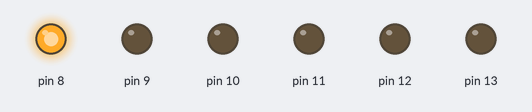
Bench run of a sketch on a simulated Arduino Mega 2560, built with avr-gcc and run on an emulated ATmega2560. On the bench: output pins drawn as LEDs (lit = HIGH).

Above: at 0.05 s.
At 6.35 s:
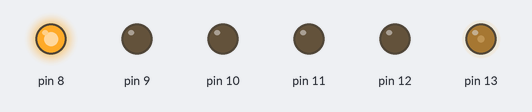
At 12.75 s:
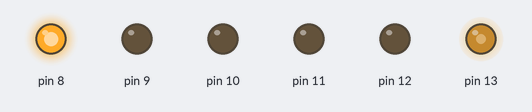
At 25.5 s:
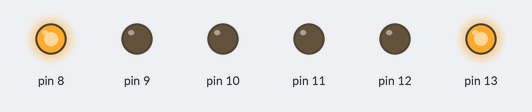
Timing chart, 0 to 40.0 s (numbered marks = the images above):
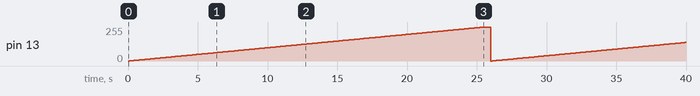

The sketch:

Autito_Lib.ino
```cpp
#include "Autito.h"


//#include <TimerOne.h>


int Motor1_Adelante = 10;
int Motor1_Atras = 9;

int Motor2_Adelante = 11;
int Motor2_Atras = 12;

int Speed = 0;
int Angulo = 0;

int Trigger = 22;
int Echo = 24;


Autito Car(Motor1_Atras, Motor1_Adelante, Motor2_Adelante, Motor2_Atras, Trigger, Echo);


void setup()
{

  pinMode(13,OUTPUT);

  pinMode(8,OUTPUT);

  digitalWrite(8,HIGH);
}


void loop()
{
  //Car.Adelante(Speed);
  for (int brightness = 0; brightness < 255; brightness++) {
      analogWrite(13, brightness);
      Car.Adelante(Speed);
      delay(100);
    }

  Car.Apagar();
  delay(500);

}
```

Autito.cpp
```cpp
/*
  Autito.h - Library for use in Laboratorio de Computación 1 - Universidad Católica de Cordoba - Argentina
  Created by Nicolás Gangi & Martín Marcucci, August 12, 2018.
  Released into the public domain.
*/

#include "Arduino.h"
#include "Autito.h"


//--------------------------CONSTRUCTOR--------------------------

Autito::Autito(int Pin1, int Pin2, int Pin3, int Pin4, int Trigger, int Echo)
{
  pinMode(Pin1, OUTPUT);
  _Pin1 = Pin1;

  pinMode(Pin2, OUTPUT);
  _Pin2 = Pin2;

  pinMode(Pin3, OUTPUT);
  _Pin3 = Pin3;

  pinMode(Pin4, OUTPUT);
  _Pin4 = Pin4;

  pinMode(Trigger, OUTPUT);
  _Trigger = Trigger;

  pinMode(Echo, INPUT);
  _Echo = Echo;
}


//--------------------------ADELANTE--------------------------
void Autito::Adelante(int Speed){                                          //Activa ambos motores a la velocidad solicitada hacia adelante
  digitalWrite(_Pin1, LOW);
  analogWrite(_Pin2, Speed);

  analogWrite(_Pin3, Speed);
  digitalWrite(_Pin4, LOW);

  return 0;
}


//--------------------------ATRAS--------------------------
void Autito::Atras(int Speed){                                             //Activa ambos motores a la velocidad solicitada hacia atrás
  analogWrite(_Pin1, Speed);
  digitalWrite(_Pin2, LOW);

  digitalWrite(_Pin3, LOW);
  analogWrite(_Pin4, Speed);

  return 0;
}

//--------------------------APAGAR--------------------------
void Autito::Apagar(){                                                     //Desactiva ambos motores
  digitalWrite(_Pin1, LOW);
  digitalWrite(_Pin2, LOW);

  digitalWrite(_Pin3, LOW);
  digitalWrite(_Pin4, LOW);

  return 0;
}

//--------------------------DERECHA--------------------------
void Autito::Derecha(int Angulo){
  float Tiempo=0;                                                  //Calcula el tiempo necesario de giro a una velocidad máxima para el ángulo solicidato
  Tiempo=(Angulo*4.1666);

  digitalWrite(_Pin1, LOW);
  analogWrite(_Pin2, 255);
                                                                   //Gira hacia la derecha durante el tiempo calculado y luego apaga los motores
  digitalWrite(_Pin3, LOW);
  analogWrite(_Pin4, 255);

  delay(Tiempo);

  digitalWrite(_Pin1, LOW);
  digitalWrite(_Pin2, LOW);

  digitalWrite(_Pin3, LOW);
  digitalWrite(_Pin4, LOW);

  return 0;
}

//--------------------------IZQUIERDA--------------------------
void Autito::Izquierda(int Angulo){
  float Tiempo=0;                                                  //Calcula el tiempo necesario de giro a una velocidad máxima para el ángulo solicidato
  Tiempo=(Angulo*4.1666);

  analogWrite(_Pin1, 255);
  digitalWrite(_Pin2, LOW);
                                                                   //Gira hacia la izquierda durante el tiempo calculado y luego apaga los motores
  analogWrite(_Pin3, 255);
  digitalWrite(_Pin4, LOW);

  delay(Tiempo);

  digitalWrite(_Pin1, LOW);
  digitalWrite(_Pin2, LOW);

  digitalWrite(_Pin3, LOW);
  digitalWrite(_Pin4, LOW);

  return 0;
}

//--------------------------Distancia--------------------------
float Autito::Distancia(){
  long tiempo = 0;
  long distancia = 0;

  digitalWrite(_Trigger,LOW);                                             // Por cuestión de estabilización del sensor
  delayMicroseconds(2);

  digitalWrite(_Trigger, HIGH);                                           //Envío del pulso ultrasónico de 10us
  delayMicroseconds(10);

  tiempo=pulseIn(_Echo, HIGH);                                        //Calculo el tiempo que tarda en volver el pulso
  distancia= int(0.017*tiempo);                                    //Sabiendo la velocidad a la que viaja calculo la distancia

  return distancia;

  /*
  Serial.print("Distancia ");                                      //Envío el valor de distancia UART 0 (Se lee en la terminal de Arduino)
  Serial.print(distancia);
  Serial.println(" cm");
  */

}
```

Autito.h
```cpp
/*
  Autito.h - Library for use in Laboratorio de Computación 1 - Universidad Católica de Cordoba - Argentina
  Created by Nicolás Gangi & Martín Marcucci, August 12, 2018.
  Released into the public domain.
*/

#ifndef Autito_h
#define Autito_h


#include <Arduino.h>

class Autito
{
public:
	Autito(int Pin1, int Pin2, int Pin3, int Pin4, int Trigger, int Echo);
	void Adelante (int Speed);
	void Atras (int Speed);
	void Apagar ();
	void Derecha (int Angulo);
	void Izquierda (int Angulo);
	float Distancia ();

private:
	int _Speed;
	int _Angulo;

	int _Pin1;
	int _Pin2;
	int _Pin3;
	int _Pin4;

	int _Trigger;
	int _Echo;
};

#endif
```

Measured:
- by itself, pin 13: 0/255 → 1/255 at 0.10 s, → 2/255 0.10 s later, → 3/255 0.10 s later, → 4/255 0.10 s later, … (394 changes in this stretch)
